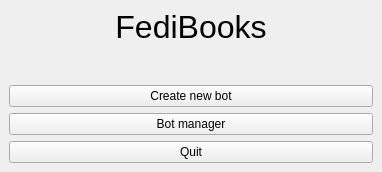
<?xml version="1.0" encoding="UTF-8"?>
<ui version="4.0">
 <class>MainWindow</class>
 <widget class="QMainWindow" name="MainWindow">
  <property name="geometry">
   <rect>
    <x>0</x>
    <y>0</y>
    <width>382</width>
    <height>172</height>
   </rect>
  </property>
  <property name="sizePolicy">
   <sizepolicy hsizetype="Preferred" vsizetype="MinimumExpanding">
    <horstretch>0</horstretch>
    <verstretch>0</verstretch>
   </sizepolicy>
  </property>
  <property name="windowTitle">
   <string>MainWindow</string>
  </property>
  <widget class="QWidget" name="centralwidget">
   <property name="sizePolicy">
    <sizepolicy hsizetype="Preferred" vsizetype="MinimumExpanding">
     <horstretch>0</horstretch>
     <verstretch>0</verstretch>
    </sizepolicy>
   </property>
   <layout class="QVBoxLayout" name="verticalLayout_2">
    <item>
     <layout class="QVBoxLayout" name="verticalLayout">
      <item>
       <widget class="QLabel" name="label">
        <property name="sizePolicy">
         <sizepolicy hsizetype="Preferred" vsizetype="Preferred">
          <horstretch>0</horstretch>
          <verstretch>0</verstretch>
         </sizepolicy>
        </property>
        <property name="font">
         <font>
          <pointsize>24</pointsize>
         </font>
        </property>
        <property name="text">
         <string>FediBooks</string>
        </property>
        <property name="textFormat">
         <enum>Qt::AutoText</enum>
        </property>
        <property name="scaledContents">
         <bool>true</bool>
        </property>
        <property name="alignment">
         <set>Qt::AlignHCenter|Qt::AlignTop</set>
        </property>
       </widget>
      </item>
      <item>
       <layout class="QVBoxLayout" name="verticalLayout_3">
        <item>
         <widget class="QPushButton" name="pushButton">
          <property name="text">
           <string>Create new bot</string>
          </property>
         </widget>
        </item>
        <item>
         <widget class="QPushButton" name="pushButton_2">
          <property name="text">
           <string>Bot manager</string>
          </property>
         </widget>
        </item>
        <item>
         <widget class="QPushButton" name="pushButton_3">
          <property name="text">
           <string>Quit</string>
          </property>
         </widget>
        </item>
       </layout>
      </item>
     </layout>
    </item>
   </layout>
  </widget>
 </widget>
 <resources/>
 <connections/>
</ui>
